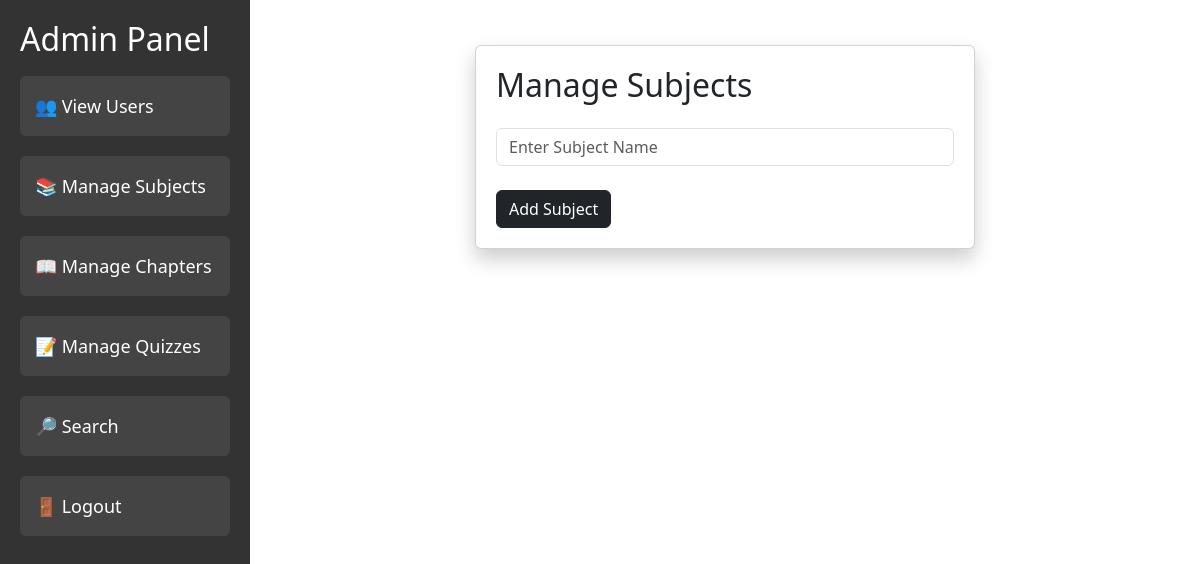
The page /admin/subjects (signed in) on the database as committed earlier.
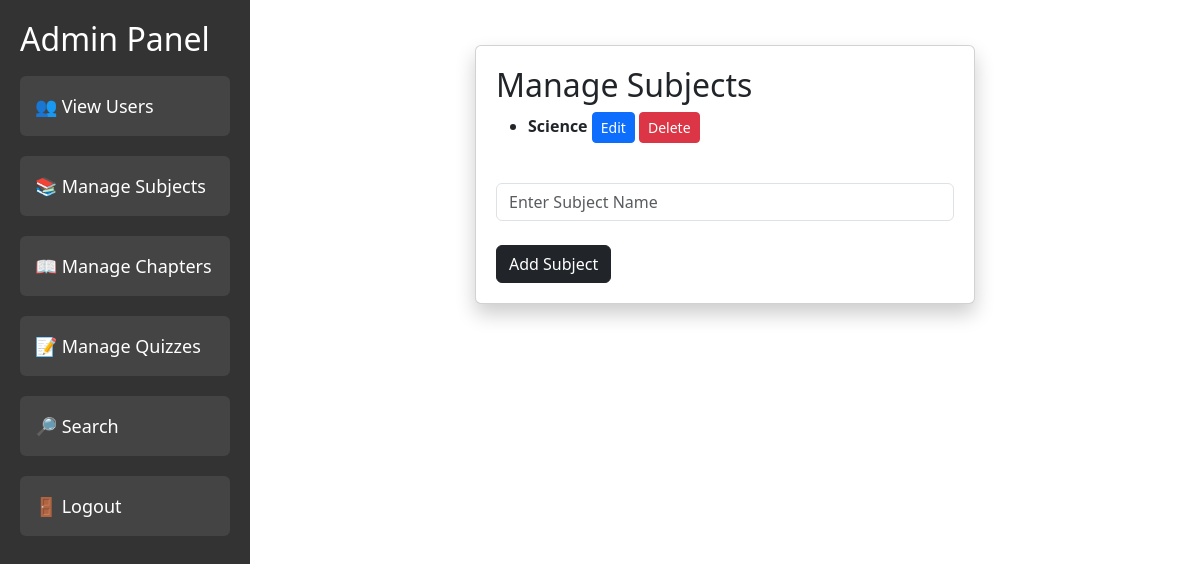
The same page on the database as committed later.
### models/models.py (models this page shows)
class Subject(db.Model):
    id = db.Column(db.Integer, primary_key=True)
    name = db.Column(db.String(255), unique=True, nullable=False)

### routes/admin.py (the view)
@admin_bp.route('/admin/subjects')
@login_required
def manage_subjects():
    subjects = Subject.query.all()
    return render_template('manage_subjects.html', subjects=subjects)

### __init__.py (called while the page is built)
def create_app():
    app=Flask(__name__)
    app.config['SQLALCHEMY_DATABASE_URI'] = 'sqlite:///new.db'
    app.config['SQLALCHEMY_TRACK_MODIFICATIONS'] = False
    app.config['SECRET_KEY'] = 'supersecret'
    db.init_app(app)
    bcrypt.init_app(app)
    login_manager = LoginManager()
    @login_manager.user_loader
    def load_user(user_id):
        return User.query.get(int(user_id))
    login_manager.init_app(app)
    login_manager.session_protection = "strong"
    from routes.routes import main_bp
    from routes.admin import admin_bp
    from routes.user import user_bp
    from routes.auth import auth_bp
    app.register_blueprint(admin_bp)
    app.register_blueprint(user_bp)
    app.register_blueprint(main_bp)
    app.register_blueprint(auth_bp)
    with app.app_context():
        db.create_all()
        create_admin()
    return app

### templates/manage_subjects.html
{% extends 'admin.html' %}
{% block content %}
<div class="card">
    <h2>Manage Subjects</h2>
    <ul>
        {% for subject in subjects %}
            <li>
                {{ subject.name }}
                <a href="{{ url_for('admin_bp.edit_subject', subject_id=subject.id) }}" class="btn btn-primary btn-sm">Edit</a>
                <a href="{{ url_for('admin_bp.delete_subject', subject_id=subject.id) }}" class="btn btn-danger btn-sm">Delete</a>
            </li>
            <br>
        {% endfor %}
    </ul>
    <form action="{{ url_for('admin_bp.add_subject') }}" method="post">
        <input type="text" class="form-control" name="name" placeholder="Enter Subject Name" required>
        <br>
        <button class="btn btn-dark" type="submit">Add Subject</button>
    </form>
</div>
{% endblock %}

Rows that differ between the two databases and show on the page:
added Subject: name "Science"
